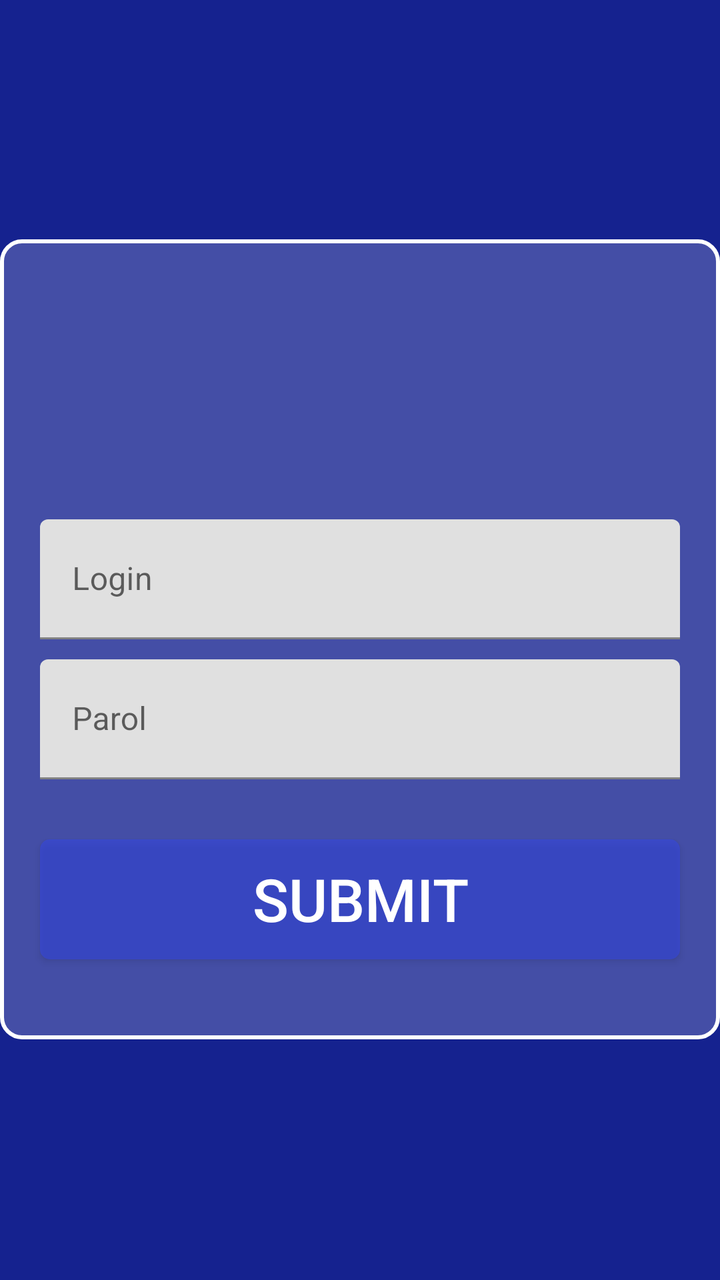
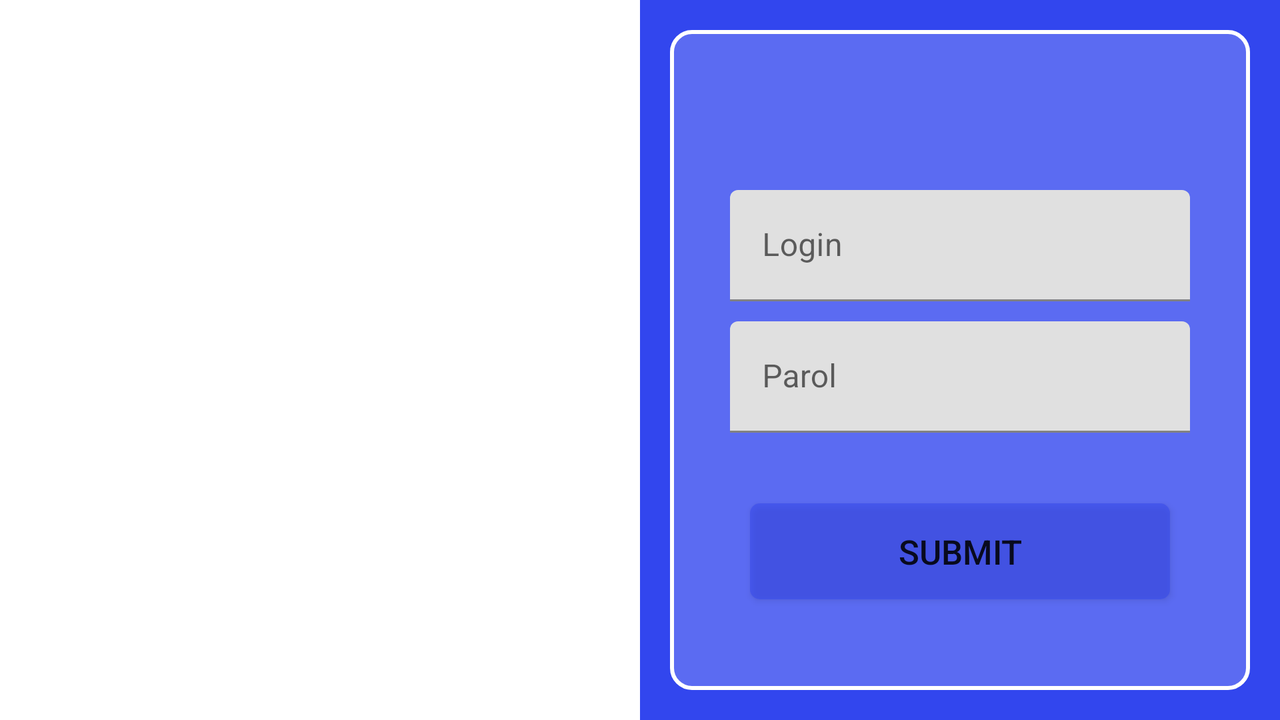

Compare how this app lays out the same screen by default and in its alternative resource folder. The renders come first, then the two layout files and the values they reference.
<!-- AndroidManifest.xml: application theme Theme.ProjectOne -->
<!-- res/layout/fragment_log_in.xml -->
<?xml version="1.0" encoding="utf-8"?>
<androidx.constraintlayout.widget.ConstraintLayout xmlns:android="http://schemas.android.com/apk/res/android"
    xmlns:app="http://schemas.android.com/apk/res-auto"
    xmlns:tools="http://schemas.android.com/tools"
    android:layout_width="match_parent"
    android:layout_height="match_parent"
    android:background="#15228F"
    tools:context=".presentation.ui.registers.LogInFragment">

    <androidx.constraintlayout.widget.ConstraintLayout
        android:layout_width="match_parent"
        android:layout_height="400dp"
        android:background="@drawable/shape_login_bc"
        app:layout_constraintBottom_toBottomOf="parent"
        app:layout_constraintTop_toTopOf="parent"
        app:layout_constraintVertical_bias="0.498"
        tools:layout_editor_absoluteX="14dp">

        <ImageView
            android:id="@+id/imageView"
            android:layout_width="100dp"
            android:layout_height="100dp"
            android:layout_marginTop="30dp"
            android:src="@drawable/user"
            app:layout_constraintEnd_toEndOf="parent"
            app:layout_constraintStart_toStartOf="parent"
            app:layout_constraintTop_toTopOf="parent" />

        <com.google.android.material.textfield.TextInputLayout
            android:id="@+id/textInputLayout"
            android:layout_width="match_parent"
            android:layout_height="60dp"
            android:layout_marginStart="20dp"
            android:layout_marginTop="10dp"
            android:layout_marginEnd="20dp"
            android:hint="Login"
            android:theme="@style/ThemeOverlay.Material3.AutoCompleteTextView.OutlinedBox"
            app:layout_constraintTop_toBottomOf="@+id/imageView"
            tools:layout_editor_absoluteX="10dp">

            <EditText
                android:id="@+id/loginEdt"
                android:layout_width="match_parent"
                android:layout_height="match_parent"
                android:maxLines="1" />
        </com.google.android.material.textfield.TextInputLayout>

        <com.google.android.material.textfield.TextInputLayout
            android:id="@+id/textInputLayout2"
            android:layout_width="match_parent"
            android:layout_height="60dp"
            android:layout_marginStart="20dp"
            android:layout_marginTop="10dp"
            android:layout_marginEnd="20dp"
            android:hint="Parol"
            android:theme="@style/ThemeOverlay.Material3.AutoCompleteTextView.OutlinedBox"
            app:layout_constraintTop_toBottomOf="@+id/textInputLayout"
            tools:layout_editor_absoluteX="0dp">

            <EditText
                android:id="@+id/parolEdt"
                android:layout_width="match_parent"
                android:layout_height="match_parent"
                android:maxLines="1"
                app:layout_constraintTop_toBottomOf="@+id/textInputLayout"
                tools:layout_editor_absoluteX="-25dp" />
        </com.google.android.material.textfield.TextInputLayout>


        <androidx.appcompat.widget.AppCompatButton
            android:id="@+id/submitBtn"
            android:layout_width="match_parent"
            android:layout_height="60dp"
            android:layout_marginStart="20dp"
            android:layout_marginEnd="20dp"
            android:layout_marginBottom="10dp"
            android:autoSizeTextType="uniform"
            android:background="@drawable/shape_btn_login"
            android:padding="10dp"
            android:text="Submit"
            android:textColor="@color/white"
            app:layout_constraintBottom_toBottomOf="parent"
            app:layout_constraintTop_toBottomOf="@+id/textInputLayout2"
            tools:layout_editor_absoluteX="30dp" />
    </androidx.constraintlayout.widget.ConstraintLayout>


</androidx.constraintlayout.widget.ConstraintLayout>
<!-- resources referenced by this layout -->
<resources>
  <!-- drawable shape_btn_login (drawable) -->
  <?xml version="1.0" encoding="utf-8"?>
  <shape xmlns:android="http://schemas.android.com/apk/res/android">
  <corners android:radius="5dp"/>
  <solid android:color="#803246EE"/>
  
  </shape>
  <!-- drawable shape_login_bc (drawable) -->
  <?xml version="1.0" encoding="utf-8"?>
  <shape xmlns:android="http://schemas.android.com/apk/res/android">
  
  <solid android:color="#33FFFFFF"/>
      <corners android:radius="10dp"/>
      <stroke android:color="@color/white" android:width="2dp"/>
  </shape>
  <style name="Theme.ProjectOne" parent="Theme.MaterialComponents.DayNight.NoActionBar">
          
          <item name="colorPrimary">@color/purple_500</item>
          <item name="colorPrimaryVariant">@color/purple_700</item>
          <item name="colorOnPrimary">@color/white</item>
          
          <item name="colorSecondary">@color/teal_200</item>
          <item name="colorSecondaryVariant">@color/teal_700</item>
          <item name="colorOnSecondary">@color/black</item>
          
          <item name="android:statusBarColor">?attr/colorPrimaryVariant</item>
          
      </style>
</resources>
<!-- res/layout-land/fragment_log_in.xml (the repository's variant of the layout above) -->
<!-- drawn on the phone turned sideways -->
<?xml version="1.0" encoding="utf-8"?>
<androidx.constraintlayout.widget.ConstraintLayout xmlns:android="http://schemas.android.com/apk/res/android"
    xmlns:app="http://schemas.android.com/apk/res-auto"
    xmlns:tools="http://schemas.android.com/tools"
    android:layout_width="match_parent"
    android:layout_height="match_parent"

    tools:context=".presentation.ui.registers.LogInFragment">

    <ImageView
        android:layout_width="0dp"
        android:layout_height="0dp"
        android:src="@drawable/iconlog"
        app:layout_constraintBottom_toBottomOf="parent"
        app:layout_constraintLeft_toLeftOf="parent"
        app:layout_constraintRight_toLeftOf="@id/guideline2"
        app:layout_constraintTop_toTopOf="parent" />

    <androidx.constraintlayout.widget.ConstraintLayout
        android:layout_width="0dp"
        android:layout_height="0dp"
        android:background="#3246EE"
        app:layout_constraintBottom_toBottomOf="parent"
        app:layout_constraintLeft_toRightOf="@id/guideline2"
        app:layout_constraintRight_toRightOf="parent"
        app:layout_constraintTop_toTopOf="parent">


        <androidx.constraintlayout.widget.ConstraintLayout
            android:layout_width="match_parent"
            android:layout_height="match_parent"
            android:layout_margin="15dp"
            android:background="@drawable/shape_login_bc"
            android:padding="10dp"
            app:layout_constraintBottom_toBottomOf="parent"
            app:layout_constraintTop_toTopOf="parent"
            app:layout_constraintVertical_bias="0.0"
            tools:layout_editor_absoluteX="14dp">

            <ImageView
                android:id="@+id/imageView"
                android:layout_width="50dp"
                android:layout_height="50dp"
                android:layout_marginTop="10dp"
                android:src="@drawable/user"
                app:layout_constraintEnd_toEndOf="parent"
                app:layout_constraintStart_toStartOf="parent"
                app:layout_constraintTop_toTopOf="parent" />

            <com.google.android.material.textfield.TextInputLayout
                android:id="@+id/textInputLayout"
                android:layout_width="match_parent"
                android:layout_height="wrap_content"
                android:layout_marginStart="20dp"
                android:layout_marginTop="10dp"
                android:layout_marginEnd="20dp"
                android:hint="Login"
                android:theme="@style/ThemeOverlay.Material3.AutoCompleteTextView.OutlinedBox"
                app:layout_constraintTop_toBottomOf="@+id/imageView"
                tools:layout_editor_absoluteX="10dp">

                <EditText
                    android:id="@+id/loginEdt"
                    android:layout_width="match_parent"
                    android:layout_height="match_parent"
                    android:maxLines="1" />
            </com.google.android.material.textfield.TextInputLayout>

            <com.google.android.material.textfield.TextInputLayout
                android:id="@+id/textInputLayout2"
                android:layout_width="match_parent"
                android:layout_height="wrap_content"
                android:layout_marginStart="20dp"
                android:layout_marginTop="10dp"
                android:layout_marginEnd="20dp"
                android:hint="Parol"
                android:theme="@style/ThemeOverlay.Material3.AutoCompleteTextView.OutlinedBox"
                app:layout_constraintTop_toBottomOf="@+id/textInputLayout"
                tools:layout_editor_absoluteX="0dp">

                <EditText
                    android:id="@+id/parolEdt"
                    android:layout_width="match_parent"
                    android:layout_height="match_parent"
                    android:maxLines="1"
                    app:layout_constraintTop_toBottomOf="@+id/textInputLayout"
                    tools:layout_editor_absoluteX="-25dp" />
            </com.google.android.material.textfield.TextInputLayout>


            <androidx.appcompat.widget.AppCompatButton
                android:id="@+id/submitBtn"
                android:layout_width="match_parent"
                android:layout_height="wrap_content"
                android:background="@drawable/shape_btn_login"
                android:text="Submit"
                android:layout_marginStart="30dp"
                android:layout_marginEnd="30dp"
                android:textSize="17sp"
                app:layout_constraintBottom_toBottomOf="parent"
                app:layout_constraintTop_toBottomOf="@+id/textInputLayout2"
                tools:layout_editor_absoluteX="30dp" />
        </androidx.constraintlayout.widget.ConstraintLayout>
    </androidx.constraintlayout.widget.ConstraintLayout>

    <androidx.constraintlayout.widget.Guideline
        android:id="@+id/guideline2"
        android:layout_width="wrap_content"
        android:layout_height="wrap_content"
        android:orientation="vertical"
        app:layout_constraintGuide_percent="0.5" />


</androidx.constraintlayout.widget.ConstraintLayout>
